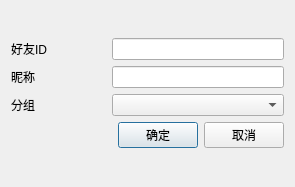
<?xml version="1.0" encoding="UTF-8"?>
<ui version="4.0">
 <class>AddFriendDialog</class>
 <widget class="QDialog" name="AddFriendDialog">
  <property name="geometry">
   <rect>
    <x>0</x>
    <y>0</y>
    <width>295</width>
    <height>187</height>
   </rect>
  </property>
  <property name="windowTitle">
   <string>添加好友</string>
  </property>
  <layout class="QGridLayout" name="gridLayout_2">
   <item row="0" column="0">
    <layout class="QGridLayout" name="gridLayout">
     <item row="0" column="0">
      <widget class="QLabel" name="label">
       <property name="text">
        <string>好友ID</string>
       </property>
       <property name="buddy">
        <cstring>jidEdit</cstring>
       </property>
      </widget>
     </item>
     <item row="0" column="1" colspan="3">
      <widget class="QLineEdit" name="jidEdit">
       <property name="text">
        <string/>
       </property>
      </widget>
     </item>
     <item row="1" column="0">
      <widget class="QLabel" name="label_2">
       <property name="text">
        <string>昵称</string>
       </property>
       <property name="buddy">
        <cstring>nameEdit</cstring>
       </property>
      </widget>
     </item>
     <item row="1" column="1" colspan="3">
      <widget class="QLineEdit" name="nameEdit"/>
     </item>
     <item row="2" column="0">
      <widget class="QLabel" name="label_3">
       <property name="text">
        <string>分组</string>
       </property>
       <property name="buddy">
        <cstring>groupBox</cstring>
       </property>
      </widget>
     </item>
     <item row="2" column="1" colspan="3">
      <widget class="QComboBox" name="groupBox"/>
     </item>
     <item row="3" column="0">
      <spacer name="horizontalSpacer">
       <property name="orientation">
        <enum>Qt::Horizontal</enum>
       </property>
       <property name="sizeHint" stdset="0">
        <size>
         <width>78</width>
         <height>20</height>
        </size>
       </property>
      </spacer>
     </item>
     <item row="3" column="2">
      <widget class="QPushButton" name="OKButton">
       <property name="text">
        <string>确定</string>
       </property>
      </widget>
     </item>
     <item row="3" column="3">
      <widget class="QPushButton" name="cancelButton">
       <property name="text">
        <string>取消</string>
       </property>
      </widget>
     </item>
    </layout>
   </item>
  </layout>
 </widget>
 <resources/>
 <connections/>
</ui>
